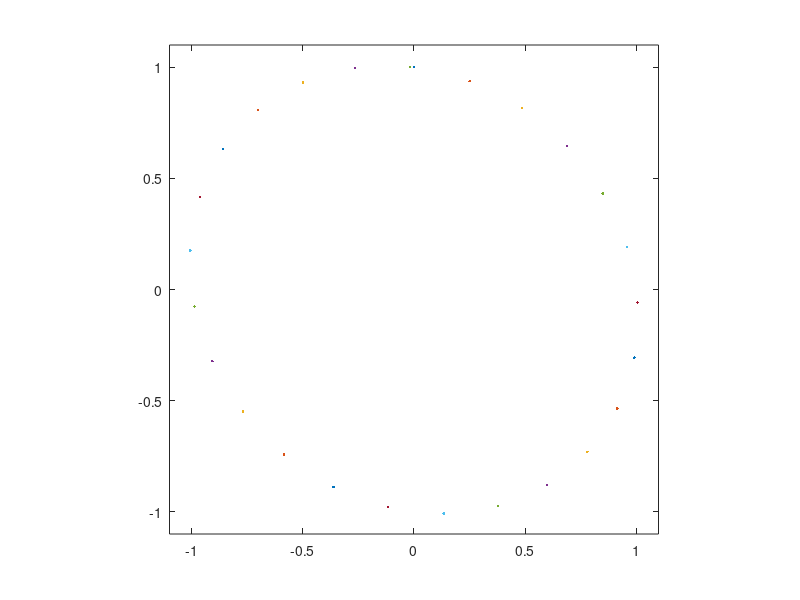
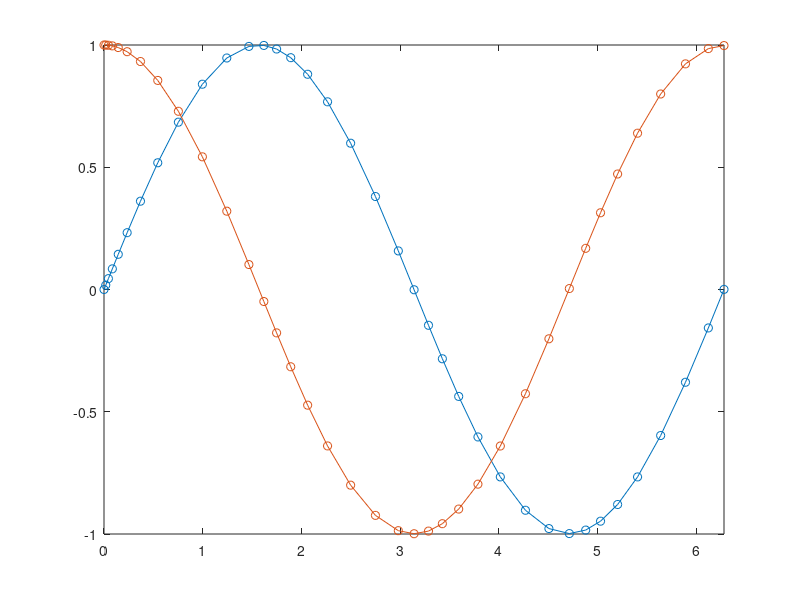
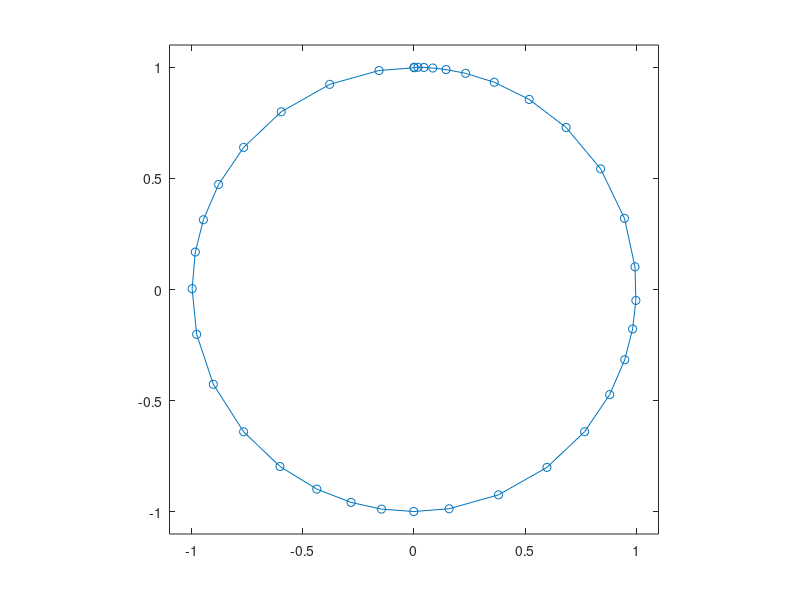

Recreate these plots in MATLAB, in order. (Note: this script raises an error after producing the figures.)
%% Ordinary Differential Equations Chapter Recap 
% This is an executable program that illustrates the statements
% introduced in the Ordinary Differential Equations Chapter
% of "Experiments in MATLAB".
% You can access it with
%
%    odes_recap
%    edit odes_recap
%    publish odes_recap
%
% Related EXM programs
%
%    ode1

%   Copyright 2014 Cleve Moler
%   Copyright 2014 The MathWorks, Inc.
%% Spacewar Orbit Generator.
    x = 0;
    y = 1;
    h = 1/4;
    n = 2*pi/h;
    plot(x,y,'.')
    hold on
    for k = 1:n
       x = x + h*y;
       y = y - h*x;
       plot(x,y,'.')
    end
    hold off
    axis square
    axis([-1.1 1.1 -1.1 1.1])

%% An Anonymous Function.
    acircle = @(t,y) [y(2); -y(1)];

%% ODE23 Automatic Plotting.
    figure
    tspan = [0 2*pi];
    y0 = [0; 1];
    ode23(acircle,tspan,y0)

%% Phase Plot.
    figure
    tspan = [0 2*pi];
    y0 = [0; 1];
    [t,y] = ode23(acircle,tspan,y0)
    plot(y(:,1),y(:,2),'-o')
    axis square
    axis([-1.1 1.1 -1.1 1.1])

%% ODE23 Automatic Phase Plot.
    opts = odeset('outputfcn',@odephas2)
    ode23(acircle,tspan,y0,opts)
    axis square
    axis([-1.1 1.1 -1.1 1.1])

%% ODE1 implements Euler's method.
% ODE1 illustrates the structure of the MATLAB ODE solvers,
% but it is low order and employs a coarse step size.
% So, even though the exact solution is periodic, the final value
% returned by ODE1 misses the initial value by a substantial amount.

    type ode1
    [t,y] = ode1(acircle,tspan,y0)
    err = y - y0

